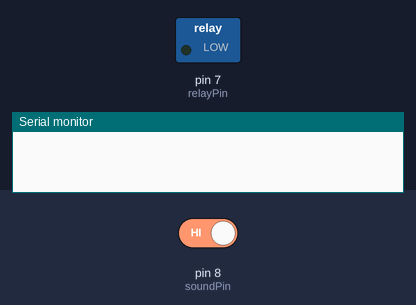
The sketch below on a simulated Arduino Nano, built with avr-gcc and run on an emulated ATmega328P. Parts: switched loads named in the sketch (green lamp = pin HIGH), the last lines printed to the serial monitor. Dashed ring = blinking. The inputs (shaded band) are chosen by the test bench; at power-on: pin 8 (soundPin) HIGH.

Above: at 1.2 s.
1.3 s: pin 8 (soundPin) driven LOW
At 1.45 s:
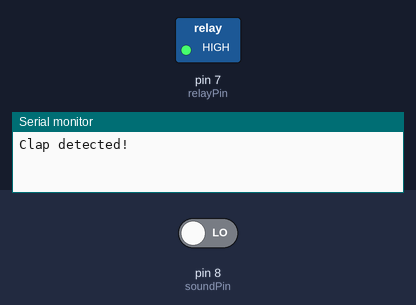
4.3 s: pin 8 (soundPin) driven HIGH
At 5.3 s:
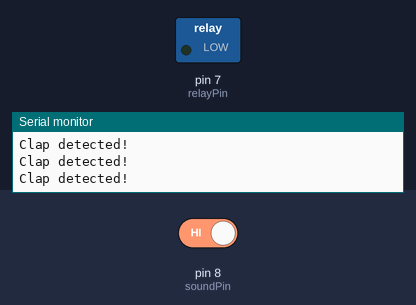
Timing chart, 0 to 7.3 s (numbered marks = the images above; inputs shaded):
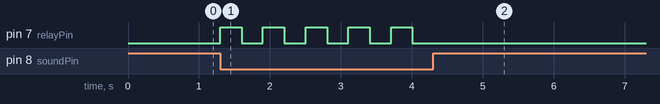

Measured:
- after the input at 1.3 s, pin 7 (relayPin): alternates HIGH for 0.30 s and LOW for 0.30 s, starting at once
- after the input at 4.3 s, pin 7 (relayPin): stops changing and stays LOW

The sketch:

aruduino-nano-relay-with-lm393-Sound-sensor.ino
```cpp
#define soundPin 8     // LM393 OUT pin
#define relayPin 7     // Relay IN pin

unsigned long lastEvent = 0;
bool relayState = false;

void setup() {
  pinMode(soundPin, INPUT);
  pinMode(relayPin, OUTPUT);
  digitalWrite(relayPin, LOW);
  Serial.begin(9600);  // Optional: for debugging
}

void loop() {
  int soundState = digitalRead(soundPin);

  if (soundState == LOW && millis() - lastEvent > 300) {
    relayState = !relayState;
    digitalWrite(relayPin, relayState ? HIGH : LOW);
    lastEvent = millis();
    Serial.println("Clap detected!");  // Optional: for debugging
  }
}
```
